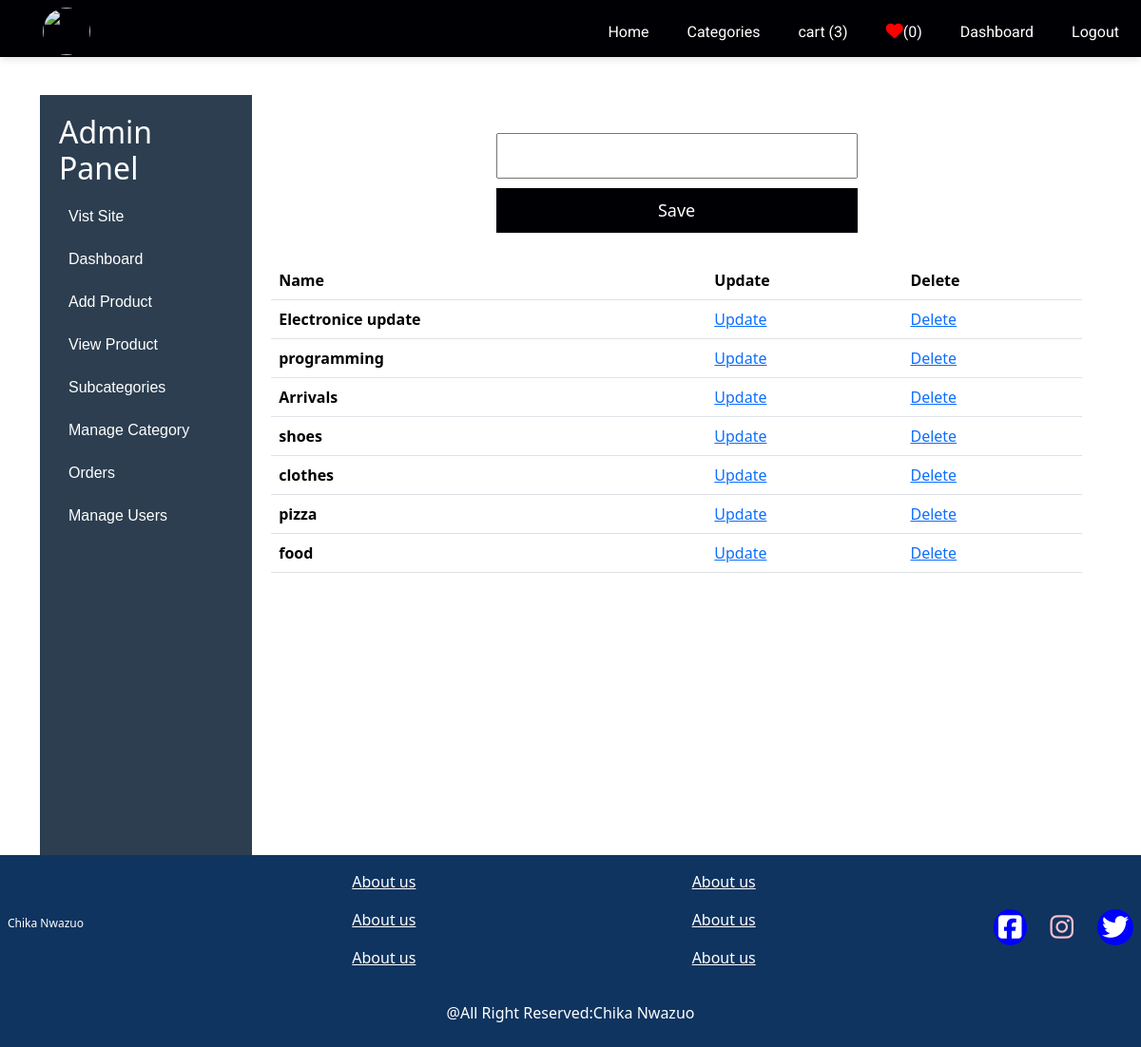
Page /adminapp/adminaddcat/ (signed in) on the earlier database version.
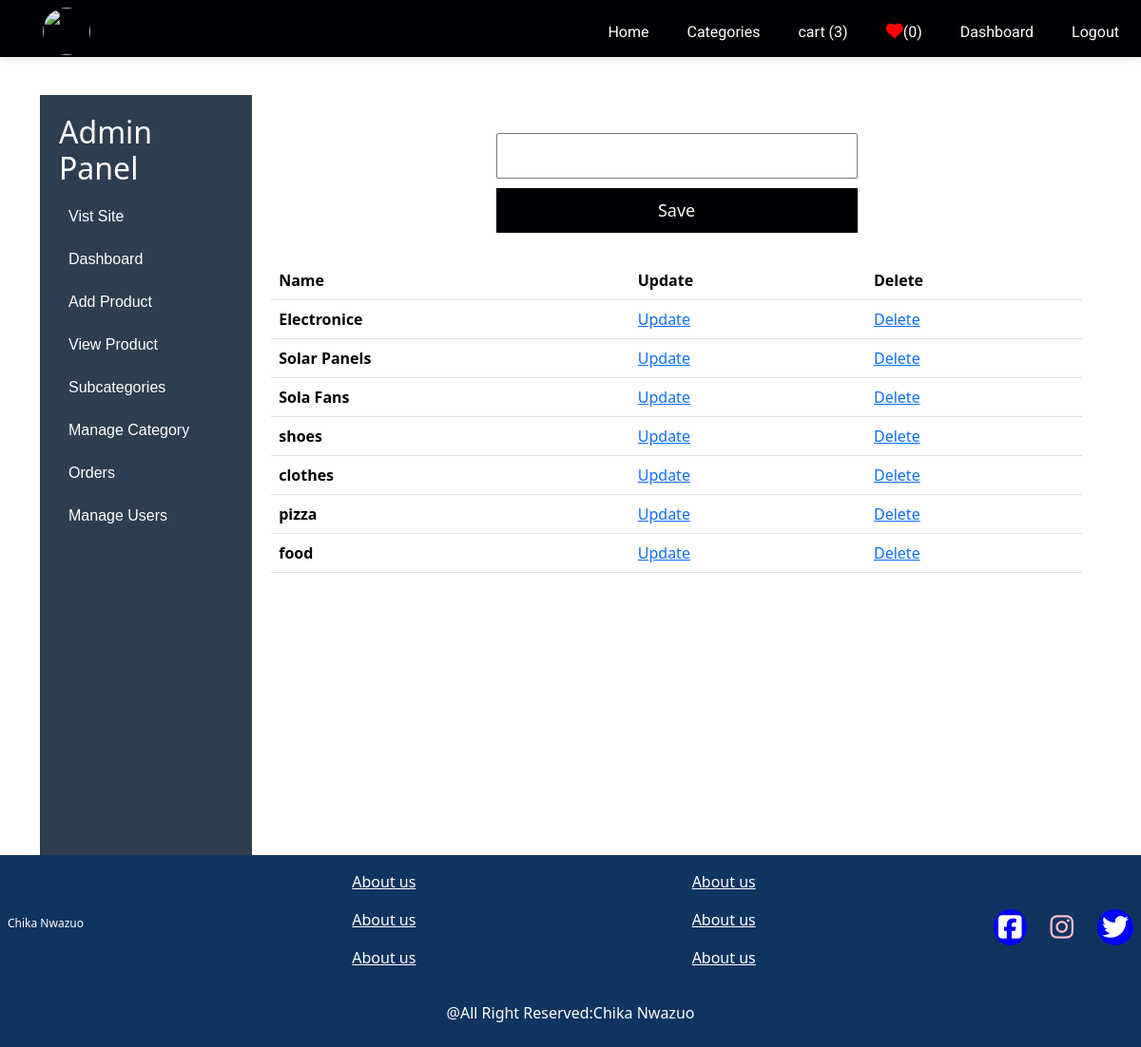
Same page on the later database version.
### adminapp/models.py (models this page shows, shortened)
class Category(models.Model):
    name=models.CharField(max_length=200,unique=True)

### adminapp/views.py (the view, shortened to what this page needs)
# urls.py: path('adminaddcat/',views.adminaddcat.as_view(),name='adminaddcat'),
class adminaddcat(View):
    def get(self,request):
        if not request.user.is_superuser:
            return redirect('/')
        categoryform=CategoryForm()
        context={'categoryform':categoryform,'title':'Add category'}
        return render(request,'pages/adminaddcat.html',context)

### adminapp/forms.py
class CategoryForm(forms.ModelForm):
	class Meta:
		model=Category
		fields=('name',)
		name = forms.CharField(widget=forms.TextInput(attrs={'placeholder':'Category name'}))

### adminapp/analaystics.py (called while the page is built)
def analaytics(request):
    number_of_p= Product.objects.count()
    users=User.objects.count()
    product_selling_total= Product.objects.aggregate(price=Sum('price'))['price'] or 0
    product_bought_total= Product.objects.aggregate(bought_price=Sum('bought_price'))['bought_price'] or 0
    total_order= PaymentRecord.objects.aggregate(total_amount=Sum('total_amount'))['total_amount'] or 0
    profit=product_bought_total - product_selling_total
    return{'number_of_p':number_of_p,'users':users,"product_selling_total":product_selling_total,"profit":profit,'product_bought_total':product_bought_total}

### adminapp/templates/pages/adminaddcat.html (shortened to what this page needs)
{% extends 'layout/based.html' %}
{% block content %}
<div class="adminpage_Settings">
  {% include 'adminlayout/adminsidebar.html' %}
  <div class="admin_container">
    <form action="" method="post">
	{{categoryform.name}}
	<button type="submit">Save</button>
</form>
<table class="table">
  <thead>
    <tr>
      <th scope="col">Name</th>
      <th scope="col">Update</th>
      <th scope="col">Delete</th>
    </tr>
  </thead>
  <tbody>
    {% for c in category %}
    <tr>
      <th scope="row">{{c.name}}</th>
      <td><a href="{% url 'adminapp:update_category' c.id %}">Update</a></td>
       <td><a href="{% url 'adminapp:update_category' c.id %}">Delete</a></td>
    </tr>
    {% endfor %}
  </tbody>
</table>
</div>
</div>
{% endblock %}

Differences in the rows shown:
changed Category: name "Electronice update" → "Electronice"
changed Category: name "programming" → "Solar Panels"
changed Category: name "Arrivals" → "Sola Fans"
